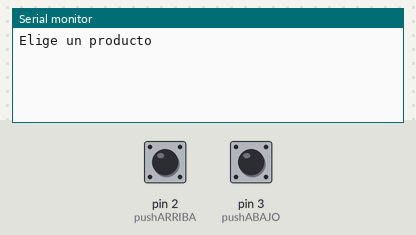
Bench run of a sketch on a simulated Arduino Uno, built with avr-gcc and run on an emulated ATmega328P. On the bench: the last lines printed to the serial monitor. The test bench sets the inputs (shaded band); at power-on: pin 2 (pushARRIBA) LOW, pin 3 (pushABAJO) LOW.

Above: at 1.2 s.
1.3 s: pin 2 (pushARRIBA) pulled HIGH for 0.15 s
At 1.9 s:
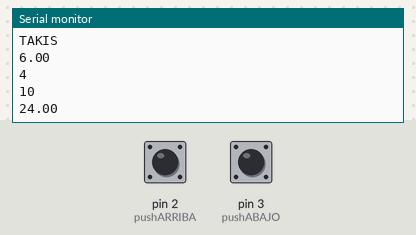
2.9 s: pin 3 (pushABAJO) pulled HIGH for 0.15 s
At 4.2 s:
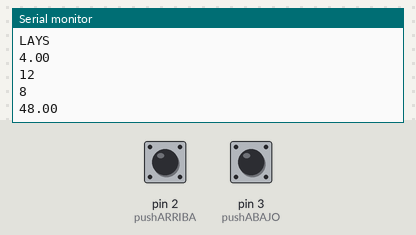
4.5 s: pin 2 (pushARRIBA) pulled HIGH for 1 s
At 4.99 s:
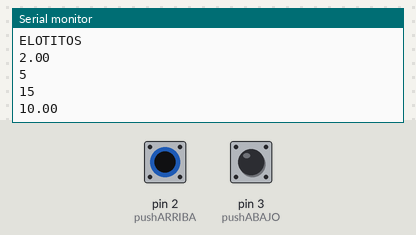
Timing chart, 0 to 7.5 s (numbered marks = the images above; inputs shaded):
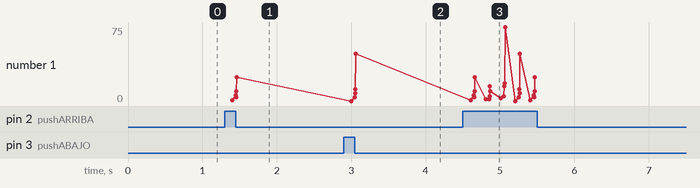

The sketch:

maquina_expendedora.ino
```cpp
/*
 Fundacion Kinal
 Centro Educativo Tecnico Laboral Kinal
 Electronica
 Grado: Quinto
 Sección A
 Nombre: Jared Hernan Ruiz Anleu
 Curso: Taller de electronica digital y reparación de computadoras I
 Carné: 2022011
 Fecha: 31 de marzo de 2023
 */

int pushARRIBA = 2;  //asignar el boton para que funcione el pin 2 Para izquierdo//
int pushABAJO  = 3;  //asignar el boton para que funcione el pin 3 para derecho//
int condicion  = 0;   //Se igual al 0 la funcion que va a sumarse para los botones//

//Estructura de datos//
  struct       OPCIONESMENU {
  char         nombre[9];       //nombre del producto//
  float        precio_unitario; //precio unitario del producto//
  int          stock;           //Cantidad de existencias//
  int          Reserva;         //Cantidad de existencias en reserva//
  float        precio_por_lote; //Precio por todo el lote//
  };

//variables para los datos de los productos//
 OPCIONESMENU pro1         = {"LAYS", 4, 12, 8, 48};
 OPCIONESMENU pro2         = {"TAKIS", 6, 4, 10, 24};
 OPCIONESMENU pro3         = {"ELOTITOS", 2, 5, 15, 10};
 OPCIONESMENU pro4         = {"DORITOS", 5, 15, 18, 75};
 OPCIONESMENU productos [] = {pro1, pro2, pro3, pro4}; //variable para los Serial.print//

void setup() {
  Serial.begin(9600); //iniciador de la conversacion serial
  Serial.println("Elige un producto");//Texto para el menu//
  pinMode(pushARRIBA,INPUT); //asignar como entrada el pin 1//
  pinMode(pushABAJO,INPUT); //asignar como entrada el pin 2//
}
void loop()
{
  if(digitalRead(pushARRIBA)==HIGH)//Detecta si el boton esta cerrado o abierto//
  {
    delay(100);//Tiempo para la reaccion de boton//
    condicion++;//condicion para moverse con el boton sumando//
     if(condicion>3) condicion=0; //condicion para regresar en el menu//
 Serial.println(condicion + 0);//condicion para pasar de producto aqui se puede modificar si se quiere mostrar saltado//
 Serial.println("productos");
 Serial.println("Nombre del producto:");
 Serial.println(productos[condicion].nombre);
 Serial.println(productos[condicion].precio_unitario);
 Serial.println(productos[condicion].stock);
 Serial.println(productos[condicion].Reserva);
 Serial.println(productos[condicion].precio_por_lote);
  }

  if(digitalRead(pushABAJO)==HIGH)//Detecta si el boton esta cerrado o abierto//
  {
    delay(100);//tiepo de reaccion del boton//
    condicion--;//condicion para moverse con el boton restando//
    if(condicion<0) condicion=3;//condicion para regresar en el menu//
 Serial.println(condicion + 0);//condicion para pasar de producto aqui se puede modificar si se quiere mostrar saltado//
 Serial.println("productos");
 Serial.println("Nombre del producto:");
 Serial.println(productos[condicion].nombre);
 Serial.println(productos[condicion].precio_unitario);
 Serial.println(productos[condicion].stock);
 Serial.println(productos[condicion].Reserva);
 Serial.println(productos[condicion].precio_por_lote);
  }

 delay(100);

}
```

Measured:
- after the input at 1.3 s, the serial monitor: prints a new line after 0.10 s (image 1)
- after the input at 2.9 s, the serial monitor: prints a new line after 0.10 s (image 2)
- after the input at 4.5 s, the serial monitor: prints a new line after 0.10 s (image 3)
- plotted number 1: 24 → 48 after the input at 2.9 s, 48 → 24 after the input at 4.5 s
